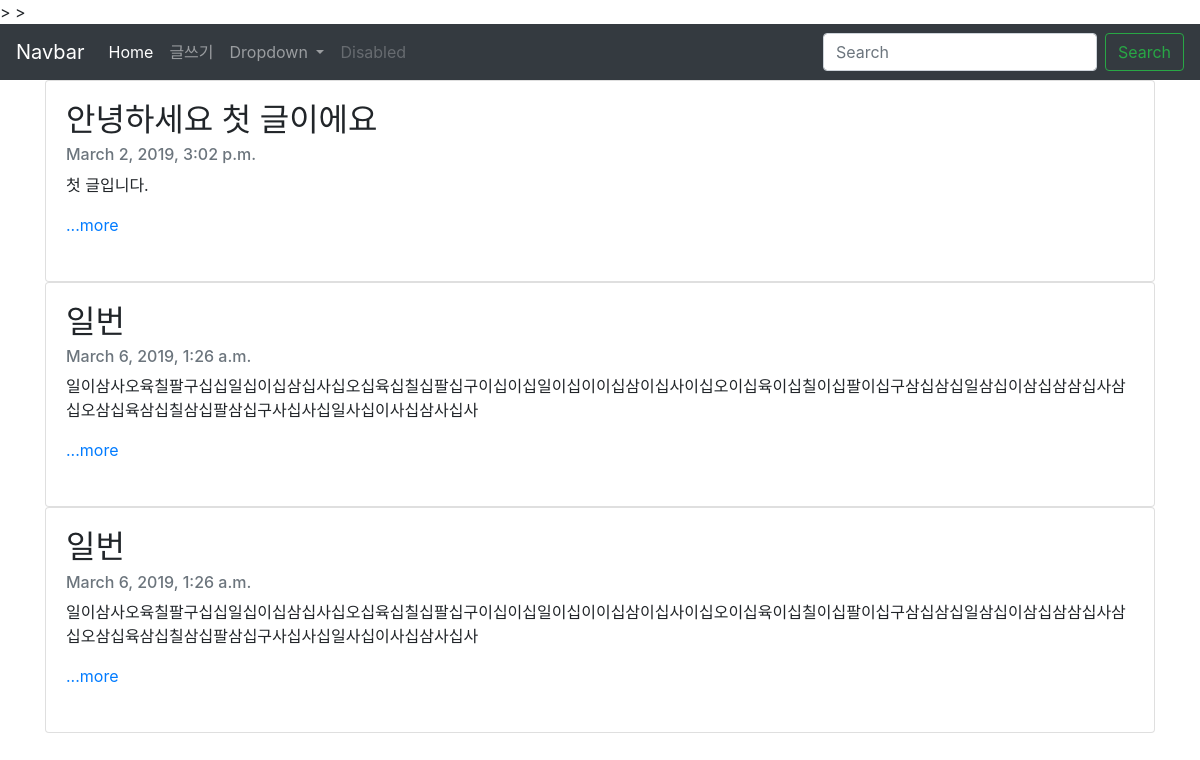
The page / on the database its author committed.
### blogapp/models.py (models this page shows, shortened)
class Blog(models.Model):
    title = models.CharField(max_length=200)
    pub_date = models.DateTimeField('date published')
    body = models.TextField()
    def summary(self):
        return self.body[:100]

### blogapp/views.py (the view)
# urls.py: path('', blogapp.views.home, name="home"),
def home(request):
    blogs = Blog.objects  # 쿼리셋
    return render(request, 'home.html', {'blogs': blogs})

### blogapp/templates/home.html (shortened to what this page needs)
<head>
    <link rel="stylesheet" href="https://stackpath.bootstrapcdn.com/bootstrap/4.3.1/css/bootstrap.min.css">
</head>>
<body>>
    <nav class="navbar navbar-expand-lg navbar-dark bg-dark">
    <a class="navbar-brand" href="#">Navbar</a>
  <div class="collapse navbar-collapse" id="navbarSupportedContent">
    <ul class="navbar-nav mr-auto">
      <li class="nav-item active">
        <a class="nav-link" href="#">Home <span class="sr-only">(current)</span></a>
      </li>
      <li class="nav-item">
        <a class="nav-link" href="{% url 'new' %}">글쓰기</a>
      </li>
      <li class="nav-item dropdown">
        <a class="nav-link dropdown-toggle" href="#" id="navbarDropdown" role="button" data-toggle="dropdown" aria-haspopup="true" aria-expanded="false">
          Dropdown
        </a>
      </li>
      <li class="nav-item">
        <a class="nav-link disabled" href="#" tabindex="-1" aria-disabled="true">Disabled</a>
      </li>
    </ul>
    <form class="form-inline my-2 my-lg-0">
      <input class="form-control mr-sm-2" type="search" placeholder="Search" aria-label="Search">
      <button class="btn btn-outline-success my-2 my-sm-0" type="submit">Search</button>
    </form>
  </div>
</nav>
{% for blog in blogs.all %}
  <div class="container">
<div class="card">
  <div class="card-body">
    <h2 class="card-title">{{blog.title}}</h2>
    <h6 class="card-subtitle mb-2 text-muted">{{blog.pub_date}}</h6>
    <p class="card-text">{{blog.summary}}</p>
    <a href="{% url 'detail' blog.id %}" class="card-link">...more</a>
  </div><br>
</div>
  </div>
{% endfor %}
</body>

### rows shown on the page
Blog: title "안녕하세요 첫 글이에요", pub_date "March 2, 2019, 3:02 p.m.", summary "첫 글입니다."
Blog: title "일번", pub_date "March 6, 2019, 1:26 a.m.", summary "일이삼사오육칠팔구십십일십이십삼십사십오십육십칠십팔십구이십이십일이십이이십삼이십사이십오이십육이십칠이십팔이십구삼십삼십일삼십이삼십삼삼십사삼십오삼십육삼십칠삼십팔삼십구사십사십일사십이사십삼사십사"
Blog: title "일번", pub_date "March 6, 2019, 1:26 a.m.", summary "일이삼사오육칠팔구십십일십이십삼십사십오십육십칠십팔십구이십이십일이십이이십삼이십사이십오이십육이십칠이십팔이십구삼십삼십일삼십이삼십삼삼십사삼십오삼십육삼십칠삼십팔삼십구사십사십일사십이사십삼사십사"
